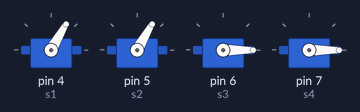
Bench run of a sketch on a simulated Arduino Uno, built with avr-gcc and run on an emulated ATmega328P. On the bench: 4 × servo.

Above: at 0.05 s.
At 0.3 s:
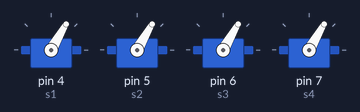
At 0.6 s:
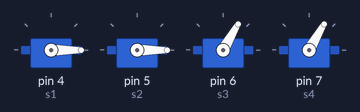
Timing chart, 0 to 3.0 s (numbered marks = the images above):
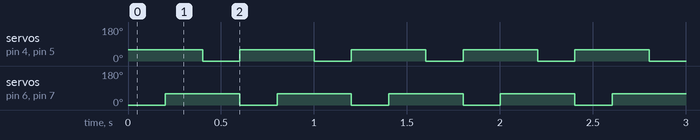

Measured:
- by itself, servo on pin 4 (s1), servo on pin 5 (s2), servo on pin 6 (s3), servo on pin 7 (s4): alternates 60° for 0.40 s and 0° for 0.20 s

The sketch:

main.ino
```cpp
#include<Servo.h>
Servo s1;
Servo s2;
Servo s3;
Servo s4;
void setup(){
  s1.attach(4);
  s2.attach(5);
  s3.attach(6);
  s4.attach(7);
  s1.write(0);
  s2.write(0);
  s3.write(0);
  s4 .write(0);
}

void loop(){
  s1.write(60);
  s2.write(60);
  delay(200);
  s3.write(60);
  s4.write(60);
  delay(200);
  s1.write(0);
  s2.write(0);
  delay(200);
  s3.write(0);
  s4.write(0);
}
```
